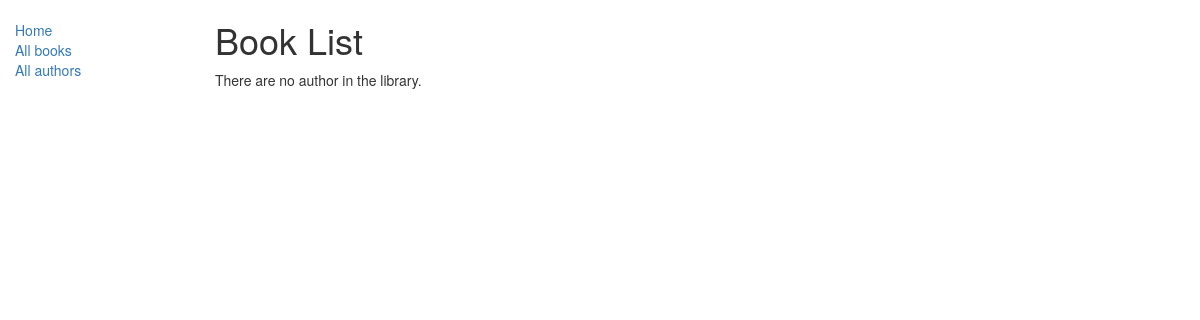
The app's page /catalog/authors/, older data.
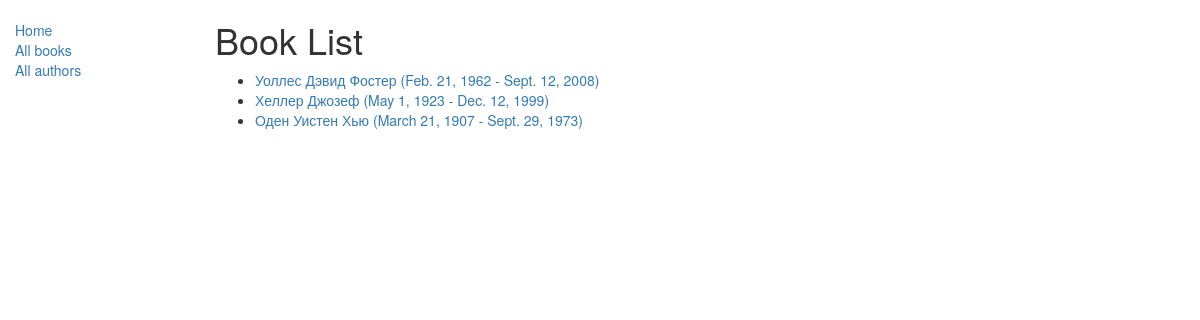
The same page, newer data.
### catalog/models.py (models this page shows, shortened)
class Author(models.Model):
    first_name = models.CharField(max_length=100)
    last_name = models.CharField(max_length=100)
    date_of_birth = models.DateField(null=True, blank=True)
    date_of_death = models.DateField('Died', null=True, blank=True)
    def get_absolute_url(self):
        return reverse('author-detail', args=[str(self.id)])

### catalog/views.py (the view)
class AuthorListView(generic.ListView):
    model = Author

### catalog/templates/catalog/author_list.html
{% extends "base_generic.html" %}
{% block content %}
    <h1>Book List</h1>
    {% if author_list %}
    <ul>
      {% for author in author_list %}
      <li>
        <a href="{{ author.get_absolute_url }}">{{ author.last_name }} {{ author.first_name }} ({{ author.date_of_birth }} - {{ author.date_of_death }})  </a>
      </li>
      {% endfor %}
    </ul>
    {% else %}
      <p>There are no author in the library.</p>
    {% endif %}
{% endblock %}

Row changes from the older to the newer data that the page shows:
added Author: last_name "Уоллес", first_name "Дэвид Фостер", date_of_birth "Feb. 21, 1962", date_of_death "Sept. 12, 2008"
added Author: last_name "Хеллер", first_name "Джозеф", date_of_birth "May 1, 1923", date_of_death "Dec. 12, 1999"
added Author: last_name "Оден", first_name "Уистен Хью", date_of_birth "March 21, 1907", date_of_death "Sept. 29, 1973"
Text that changed along with them:
text no longer shown: "There are no author in the library."
